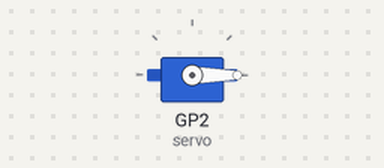
The program below on a simulated Raspberry Pi Pico running MicroPython. Shown: servo. Servo angles are drawn from the pulse width (0.5 ms = 0°, 2.5 ms = 180°).

Above: at 0.05 s.
At 1.5 s:
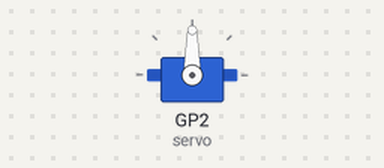
At 3.0 s:
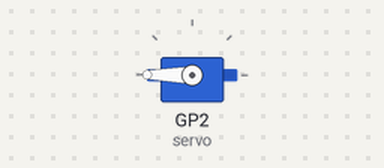
Timing chart, 0 to 6.9 s (numbered marks = the images above):
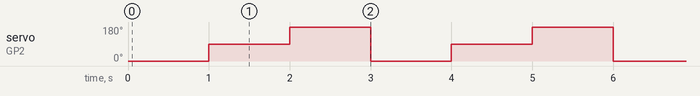

The program:

sg90_test.py
```python
from machine import Pin, PWM
import time

# SG90은 약 50Hz (20ms 주기), GPIO 2는 D2에 해당
servo = PWM(Pin(2))
servo.freq(50)

# Pico에서는 duty_u16 (0 ~ 65535) 기준
def set_angle(angle):
    # angle (0~180) → duty_u16 (1638 ~ 8192)
    min_duty = 1638  # 약 0.5ms
    max_duty = 8192   # 약 2.5ms
    duty = int(min_duty + (angle / 180) * (max_duty - min_duty))
    servo.duty_u16(duty)

while True:
    set_angle(0)
    time.sleep(1)
    set_angle(90)
    time.sleep(1)
    set_angle(180)
    time.sleep(1)
```

Measured:
- by itself, servo on GP2 (servo): repeats every 3.0 s: 180° 1.0 s, 0° 1.0 s, 90° 1.0 s
